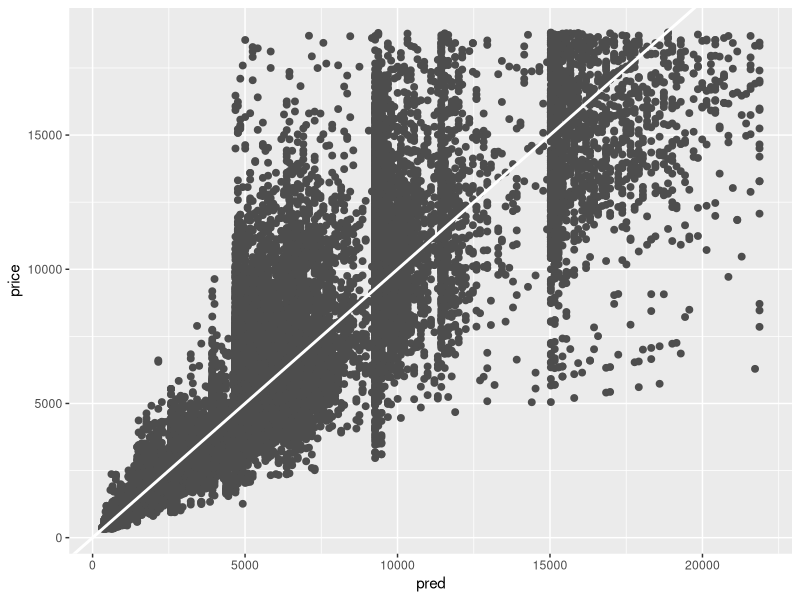
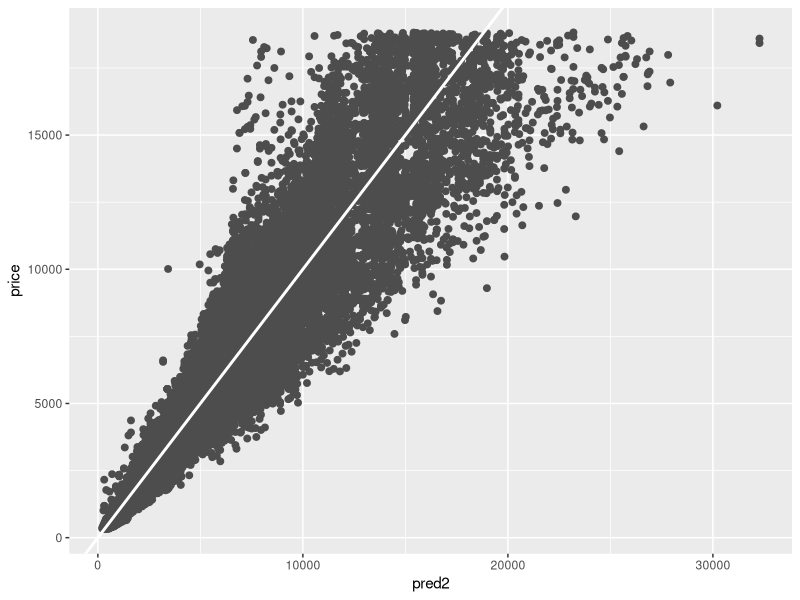
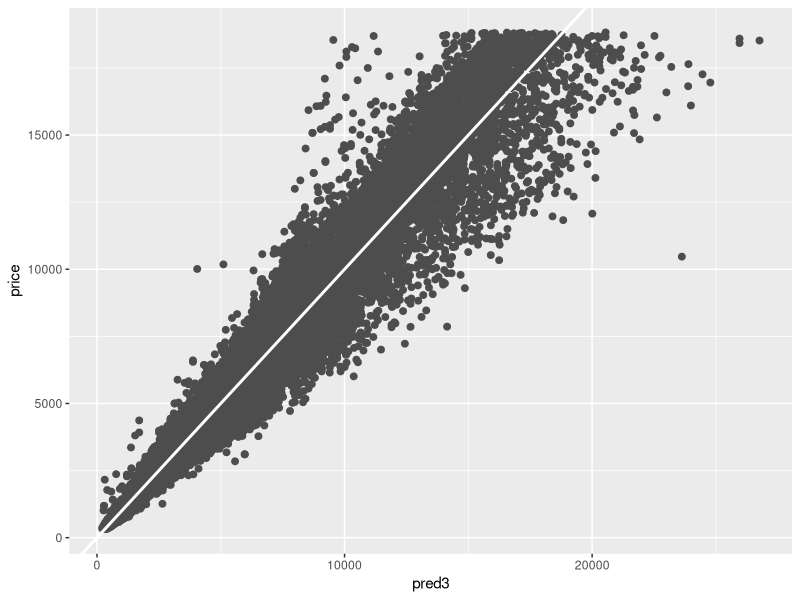
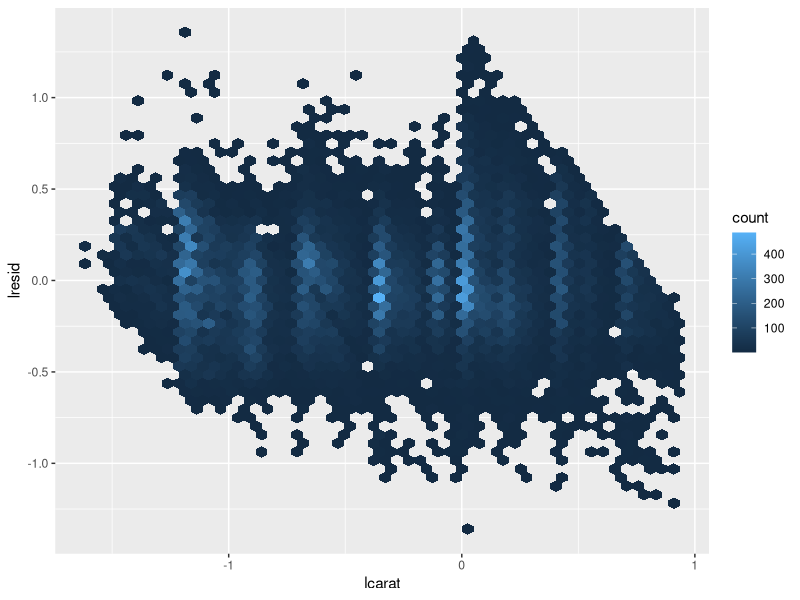
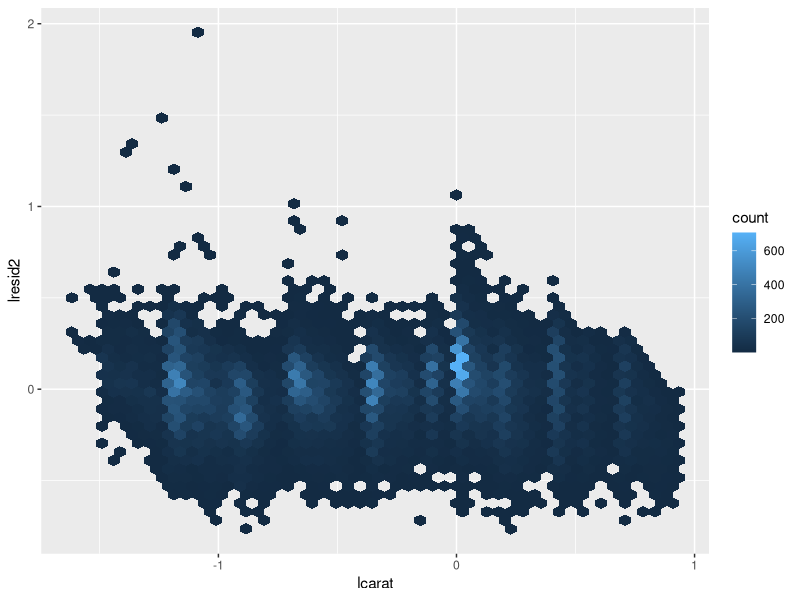
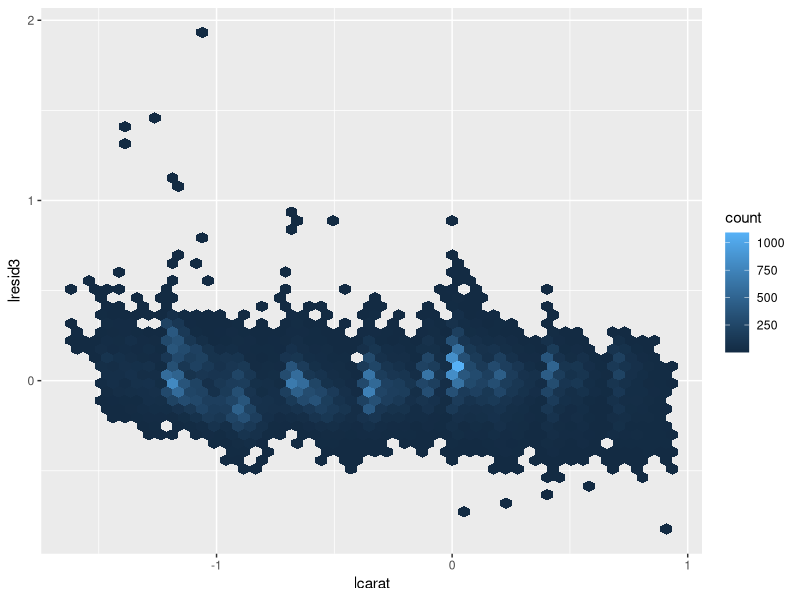
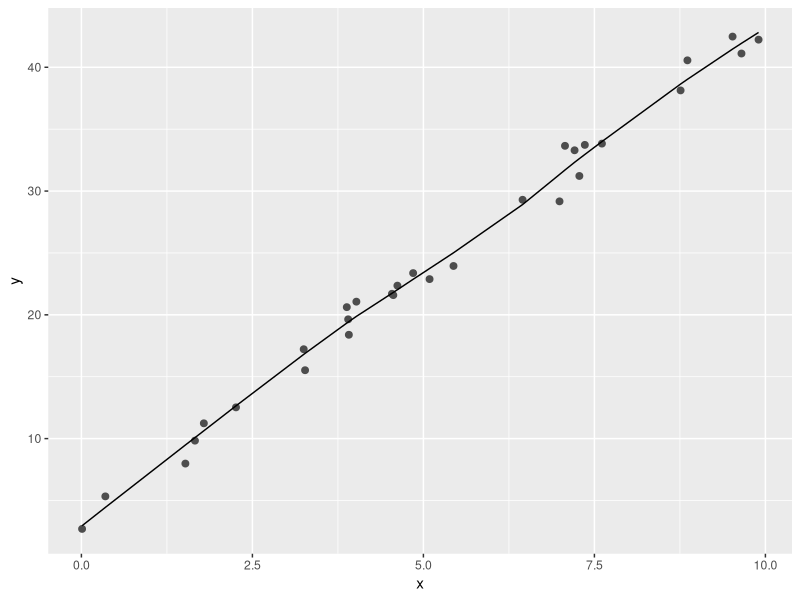
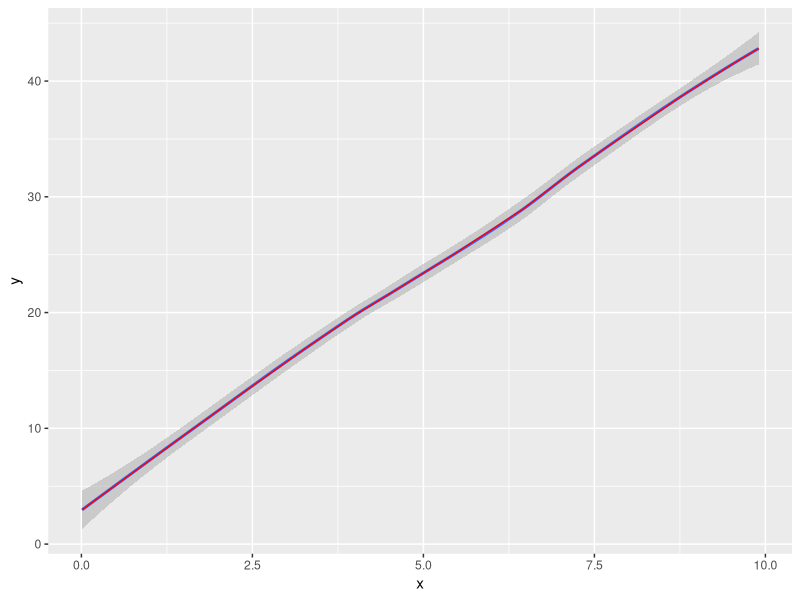

Recreate these plots in R, in order.
#autor:      Joao Sollari Lopes
#local:      INE, Lisboa
#Rversion:   3.6.1
#criado:     17.10.2019
#modificado: 06.11.2019

setwd("2019/2019.08.13_formacao_RCD2019/bin/")
library("tidyverse")
library("modelr")

##1. Modelling example
library("hexbin")

#1.1.
diamonds2 <- diamonds %>%
  filter((x > 0) & (y > 0 & y < 20) & (z > 0 & z < 10)) %>%
  filter(carat <= 2.5) %>%
  select(carat,cut,color,clarity,price) %>%
  mutate(lprice = log(price), lcarat = log(carat))

diamonds_mod <- lm(lprice ~ lcarat,data=diamonds2)
diamonds2 <- diamonds2 %>%
  add_predictions(diamonds_mod,"lpred") %>%
  add_residuals(diamonds_mod,"lresid") %>%
  mutate(pred = exp(lpred))

diamonds_mod2 <- lm(lprice ~ lcarat + clarity + cut,data=diamonds2)
diamonds2 <- diamonds2 %>%
  add_predictions(diamonds_mod2,"lpred2") %>%
  add_residuals(diamonds_mod2,"lresid2") %>%
  mutate(pred2 = exp(lpred2))

diamonds_mod3 <- lm(lprice ~ lcarat + clarity + cut + color,data=diamonds2)
diamonds2 <- diamonds2 %>%
  add_predictions(diamonds_mod3,"lpred3") %>%
  add_residuals(diamonds_mod3,"lresid3") %>%
  mutate(pred3 = exp(lpred3))

#1.2.
summary(diamonds_mod)
summary(diamonds_mod2)
summary(diamonds_mod3)

#1.3.
diamonds2 %>%
  ggplot() + 
    geom_point(aes(pred,price),size=2,color="grey30") +
    geom_abline(aes(intercept=0,slope=1),size=1,color="white")

diamonds2 %>%
  ggplot() + 
    geom_point(aes(pred2,price),size=2,color="grey30") +
    geom_abline(aes(intercept=0,slope=1),size=1,color="white")

diamonds2 %>%
  ggplot() + 
    geom_point(aes(pred3,price),size=2,color="grey30") +
    geom_abline(aes(intercept=0,slope=1),size=1,color="white")

#1.4.
diamonds2 %>%
  ggplot() + 
    geom_hex(aes(lcarat,lresid),bins=50)

diamonds2 %>%
  ggplot() + 
    geom_hex(aes(lcarat,lresid2),bins=50)

diamonds2 %>%
  ggplot() + 
    geom_hex(aes(lcarat,lresid3),bins=50)

#observations with large residuals
diamonds2 %>%
  filter(abs(lresid3) > 1) %>%
  select(carat:price,pred3,lresid3)

#observations where observed < expected (i.e. under-priced)
diamonds2 %>%
  filter(lresid3 < 0) %>%
  select(carat:price,pred3,lresid3) %>%
  arrange(lresid3)
 
##2. Model Fitting

#2.1.
set.seed(12345)
real_a1 <- 4.22
real_a2 <- 2.05
x <- round(runif(n=30,min=0,max=10),digits=2)
y <- real_a1*x + real_a2 + rnorm(n=30,mean=0,sd=1)
sim1 <- tibble(x,y)

sim1_mod <- loess(y ~ x,data=sim1)

#2.2.
RMSD_loess <- sqrt(mean(sim1_mod$residuals^2))

#2.3.
sim1 <- sim1 %>%
  add_predictions(sim1_mod) %>%
  add_residuals(sim1_mod)

#2.4.
sim1 %>% 
  ggplot() +
    geom_point(aes(x,y),size=2,color="grey30") +
    geom_line(aes(x,pred))

#2.5.
sim1 %>% 
  ggplot() +
    geom_smooth(aes(x,y),method="loess",formula=y ~ x) +
    geom_line(aes(x,pred),color="red")

##3. Model Visualization

#3.1.
set.seed(12345)

real_a1 <- 4.22
real_a2 <- 2.05
x <- round(runif(n=30,min=0,max=10),digits=2)
y <- real_a1*x + real_a2 + rnorm(n=30,mean=0,sd=1)
sim1 <- tibble(x,y)

sim1_mod <- lm(y ~ x,data=sim1)

sim1 <- sim1 %>%
  add_predictions(sim1_mod) %>%
  add_residuals(sim1_mod)

sim1 %>% 
  ggplot() +
    geom_freqpoly(aes(resid,..density..),binwidth=0.5) +
    stat_function(fun=dnorm,color="red",args=list(mean=0,sd=1))

dfnorm <- function(x,mean=0,sd=1,log=FALSE){
    dnorm(x=x,mean=mean,sd=sd,log=log) + dnorm(x=x,mean=-mean,sd=sd,log=log) 
}

sim1 %>% 
  ggplot() +
    geom_histogram(aes(abs(resid),..density..),boundary=0,binwidth=0.5) +
    stat_function(fun=dfnorm,color="red",args=list(mean=0,sd=1))
